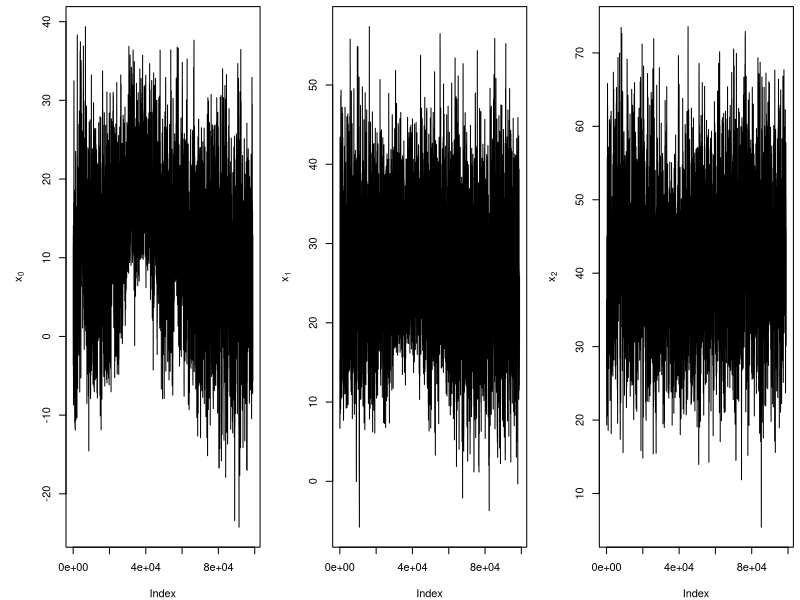
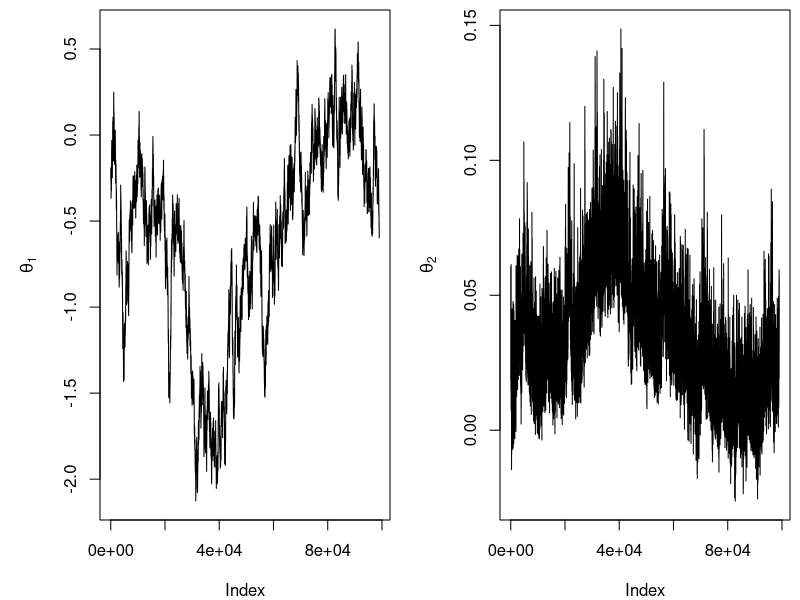
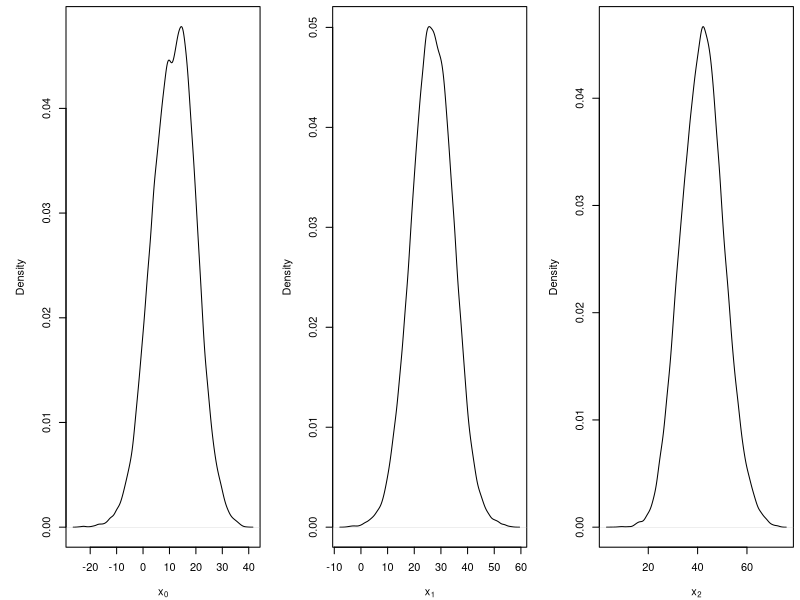
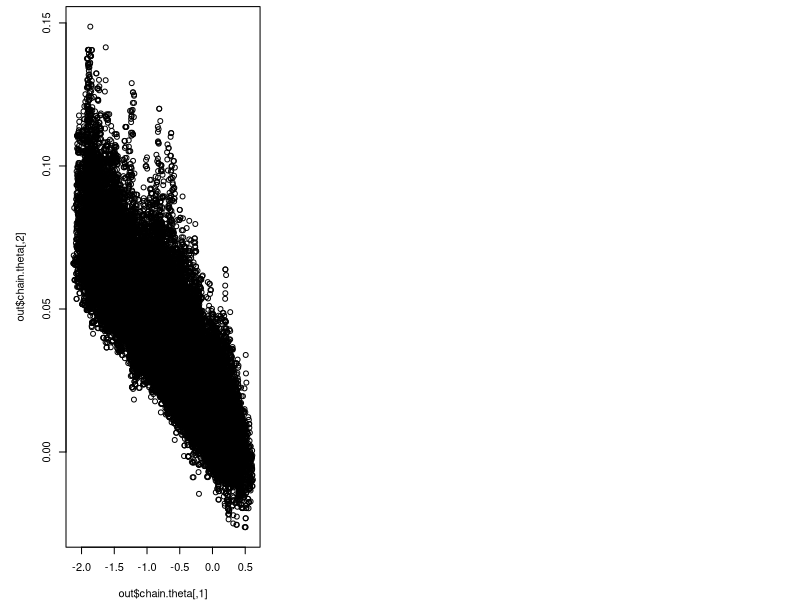
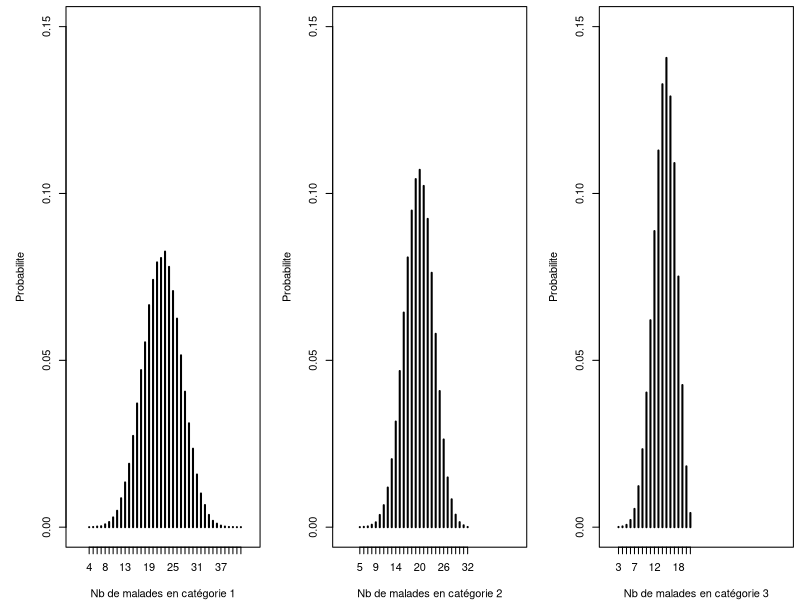

Reproduce these figures in R, in order.
##################################################################################################
################################## CODE BAYES : AIR ##############################################
##################################################################################################

# Gibbs sampler car dim 3 
## log random walk symétrique autour de 0 donc proba d'acceptation = min(1, g(X¨*)X*/g(Xt))Xt

#### Données
"alpha" <- 4.48        
"beta" <- 0.76         
"sigma2" <- 81.14      
"J" <- 3               
"y" <-
  c(21, 20, 15)
"n" <-
  c(48, 34, 21)
"Z" <-
  c(10, 30, 50)


#### Modèle 
calcul.pj=function(theta1,theta2,xj){
  e=exp(theta1+theta2*xj)
  return(e/(1+e))
}


air <- function(Z,n,y,J,sigma2,beta,alpha, nchain = 10^5, prop_sd = c(2,0.01,0.01)){
  #initialisation des Xj
  chain.x= matrix(NA,nchain+1,J)
  init.x=alpha+beta*Z
  acc.rates.x=rep(0,J)
  chain.x[1,] <- init.x
  prop.sd.x=prop_sd[1]
  
  #initialisation des theta
  chain.theta <- matrix(NA, nchain + 1, 2)
  acc.rates.theta <- rep(0, 2)
  init.theta <- c( 0 , 0 ) #=> pj=1/2
  chain.theta[1,] <- init.theta
  prop.sd.theta1=prop_sd[2]
  prop.sd.theta2=prop_sd[3]
  
  for (iter in 1:nchain){
    current.x = chain.x[iter,]
    curent.theta = chain.theta[iter,]
    theta1=curent.theta[1]
    theta2=curent.theta[2]
    chain.x[iter+1,]
    
    #mise à jour de Xj
    for (j in 1:J){ #ici j=1,2,3
      X=current.x[j]
      
      mu=alpha+beta*Z[j] 
      prop=rnorm(1,X, prop.sd.x)
      pj=calcul.pj(theta1,theta2,X)
      pj.prop=calcul.pj(theta1,theta2,prop)
      
      top=dnorm(prop,mu,sqrt(sigma2),log=TRUE)+ dbinom(y[j],n[j],prob=pj.prop, log = TRUE)
      bottom=dnorm(X,mu,sqrt(sigma2),log=TRUE)+ dbinom(y[j],n[j],prob=pj, log = TRUE)
      
      acc_prob.x <- min(1,exp(top - bottom))
      if (runif(1) < acc_prob.x){
        current.x[j] <- prop
        acc.rates.x[j] <- acc.rates.x[j] + 1
        
      }
    }
    
    chain.x[iter+1,]=current.x
    
    #Mise à jour de theta1
    prop=rnorm(1,theta1,prop.sd.theta1) #K = gaussien => acceptation min(1,g(X*)/g(X))
    p=calcul.pj(theta1,theta2,current.x)
    p.prop=calcul.pj(prop,theta2,current.x)
    
    top=dnorm(prop,0,1/sqrt(0.001),log=TRUE) + sum(dbinom(y, n, prob=p.prop, log = TRUE))
    bottom=dnorm(theta1,0,1/sqrt(0.001),log=TRUE) + sum(dbinom(y, n, prob=p, log = TRUE))
    
    acc_proba.theta1=min(1,exp(top-bottom))
    if (runif(1) < acc_proba.theta1){
      curent.theta[1] <- prop
      acc.rates.theta[1] <- acc.rates.theta[1] + 1
    }
    
    chain.theta[iter+1,1]=curent.theta[1]
    
    #Mise à jour de theta2
    prop=rnorm(1,theta2,prop.sd.theta2) #K = gaussien => acceptation min(1,g(X*)/g(X))
    p=calcul.pj(theta1,theta2,current.x)
    p.prop=calcul.pj(theta1,prop,current.x)
    
    top=dnorm(prop,0,1/sqrt(0.001),log=TRUE)+ sum( dbinom(y ,n ,prob=p.prop, log = TRUE))
    bottom=dnorm(theta2,0,1/sqrt(0.001),log=TRUE)+ sum( dbinom(y, n, prob=p, log = TRUE))
    
    acc_proba.theta2=min(1,exp(top-bottom))
    
    if (runif(1) < acc_proba.theta2){
      curent.theta[2] <- prop
      acc.rates.theta[2] <- acc.rates.theta[2] + 1
    }
    
    chain.theta[iter+1,2]=curent.theta[2]
  }
  
  return(list(chain.x = chain.x, acc.rates.x = acc.rates.x / nchain, chain.theta=chain.theta,acc.rates.theta=acc.rates.theta/nchain))
}

out<-air(Z,n,y,J,sigma2,beta,alpha)


#on enlève la période de chauffe
out$chain.x<-out$chain.x[-(1:1000),]
out$chain.theta<-out$chain.theta[-(1:1000),]

#on vérifie nos résultats par rapport au tableau donné
mean(out$chain.theta[,1])  
sd(out$chain.theta[,1])   
mean(out$chain.theta[,2])  
sd(out$chain.theta[,2])
mean(out$chain.x[,1]) 
sd(out$chain.x[,1]) 
mean(out$chain.x[,2]) 
sd(out$chain.x[,2])
mean(out$chain.x[,3]) 
sd(out$chain.x[,3])

apply(out$chain.x,2,quantile, prob=c(0.025, 0.975))
apply(out$chain.theta,2,quantile, prob=c(0.025, 0.975))

#on regarde les acc.rates
out$acc.rates.x[1]
out$acc.rates.x[2]
out$acc.rates.x[3]
out$acc.rates.theta[1]
out$acc.rates.theta[2]

############################ Analyse

# chaines de Markov
par(mfrow = c(1, 3), mar = c(4, 5, 0.5, 0.5))
ylabs <- c(expression(x[0]), expression(x[1]), expression(x[2]))
for (j in 1:3){
  plot(out$chain.x[,j], type = "l", ylab = ylabs[j])
} 

par(mfrow = c(1, 2), mar = c(4, 5, 0.5, 0.5))
ylabs <- c(expression(theta[1]), expression(theta[2]))
for (j in 1:2)
  plot(out$chain.theta[,j], type = "l", ylab = ylabs[j])

par(mfrow = c(1, 3), mar = c(4, 5, 0.5, 0.5))
xlabs <- c(expression(x[0]), expression(x[1]), expression(x[2]))
for (j in 1:3)
  plot(density(out$chain.x[,j]), type = "l", xlab = xlabs[j], main = "")

plot(out$chain.theta) #thetas corrélés


x_hat <- apply(out$chain.x, 2, median)
theta_hat <- apply(out$chain.theta, 2, median)
proba <- as.numeric(exp(theta_hat[1]+theta_hat[2]*x_hat) / (1 + exp(theta_hat[1]+theta_hat[2]*x_hat)))
# Y ~ Bin(proba, n) 
rbind(predicted = proba*n, observed = y)

# Pour chaque categorie et chaque etat de la chaine, nous simulons
#le nombre de yes: malades respiratoires

simu <- matrix(NA, nrow(out$chain.x), 3)
for (t in 1:nrow(out$chain.x)){
  x <- out$chain.x[t,]
  theta <- out$chain.theta[t,]
  proba <- as.numeric(exp(theta[1]+theta[2]*x) / (1 + exp(theta[1]+theta[2]*x)))
  simu[t,] <- rbinom(3, n, proba)
}

par(mfrow = c(1, 3))
xlabs <- c("Nb de malades en catégorie 1",
           "Nb de malades en catégorie 2",
           "Nb de malades en catégorie 3")
for (j in 1:3){
  plot(table(simu[,j]) / nrow(simu),
       xlab = xlabs[j], xlim=c(0,45),ylim=c(0,0.15),ylab = "Probabilite")
}
